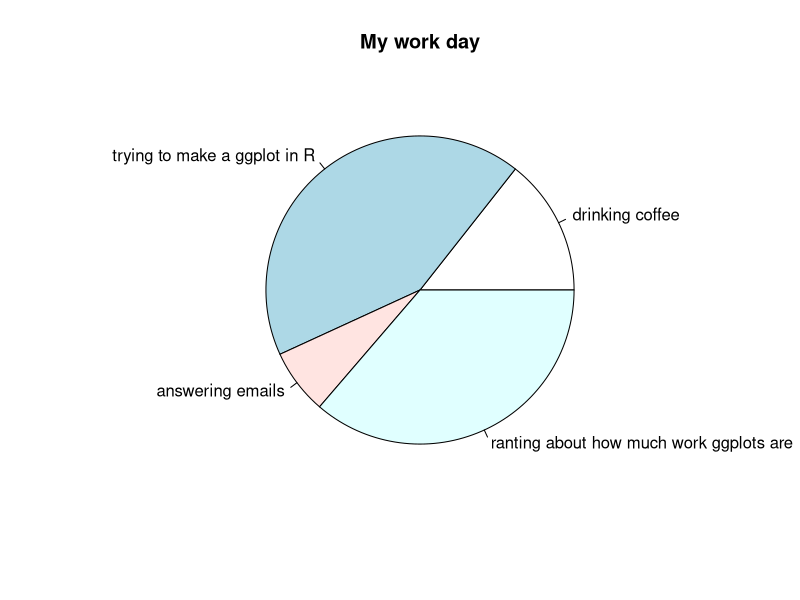

The R script that drew this image:
#
# Some example code for the collaboration --------------------------------------
#


# Create data for the graph.
x <- c(21, 62, 10, 53)
labels <- c("drinking coffee", "trying to make a ggplot in R", "answering emails", "ranting about how much work ggplots are")


# Plot the chart.
pie(x,labels, main = "My work day")

